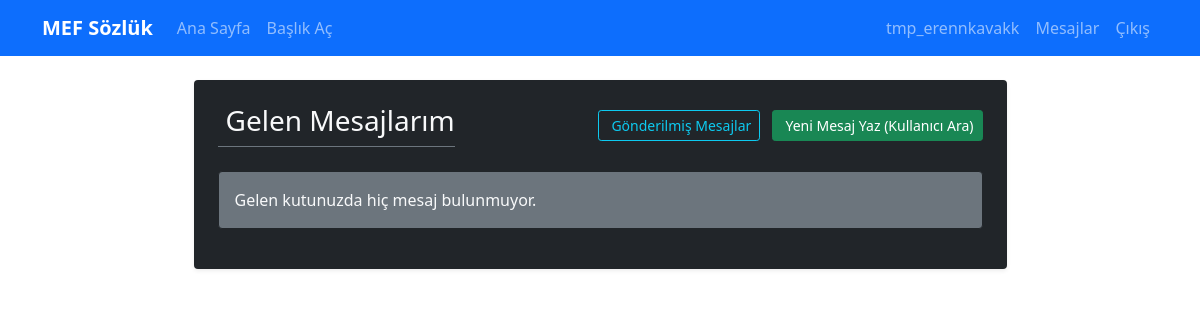
/user/messages (signed in), run on an earlier commit of the app's database.
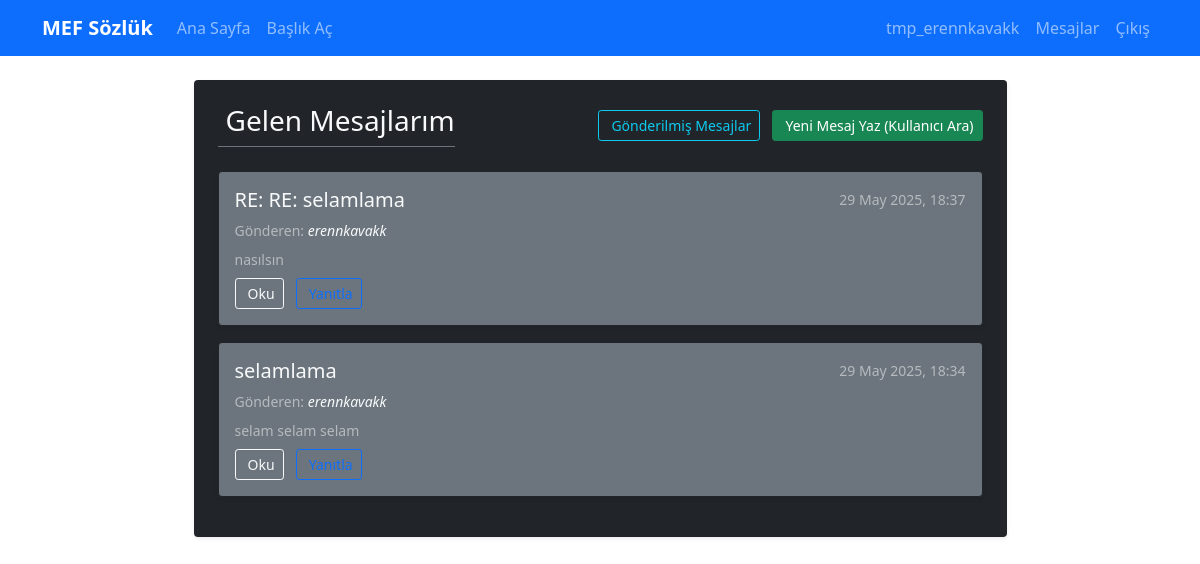
And on a later commit of the database.
### app/models/social.py (models this page shows, shortened)
class Message(db.Model):
    id = db.Column(db.Integer, primary_key=True)
    sender_id = db.Column(db.Integer, db.ForeignKey('user.id'), nullable=False)
    recipient_id = db.Column(db.Integer, db.ForeignKey('user.id'), nullable=False)
    subject = db.Column(db.String(200), nullable=False)
    content = db.Column(db.Text, nullable=False)
    created_at = db.Column(db.DateTime, default=lambda: datetime.now(timezone.utc))
    is_read = db.Column(db.Boolean, default=False)

### app/models/user.py (models this page shows, shortened)
class User(UserMixin, db.Model):
    id = db.Column(db.Integer, primary_key=True)
    email = db.Column(db.String(120), unique=True, nullable=False)
    nickname = db.Column(db.String(80), unique=True, nullable=False)
    real_name = db.Column(db.String(100), nullable=False)
    password_hash = db.Column(db.String(128))
    email_confirmed = db.Column(db.Boolean, default=False)
    email_confirmation_token = db.Column(db.String(100), unique=True)
    created_at = db.Column(db.DateTime, default=lambda: datetime.now(timezone.utc))
    last_seen = db.Column(db.DateTime, default=lambda: datetime.now(timezone.utc))
    is_admin = db.Column(db.Boolean, default=False)
    is_active = db.Column(db.Boolean, default=True)
    bio = db.Column(db.Text)
    entries = db.relationship('Entry', backref='author', lazy='dynamic', cascade='all, delete-orphan')
    following = db.relationship('Follow',
                               foreign_keys='Follow.follower_id',
                               backref='follower',
                               lazy='dynamic',
                               cascade='all, delete-orphan')
    followers = db.relationship('Follow',
                               foreign_keys='Follow.followed_id',
                               backref='followed',
                               lazy='dynamic',
                               cascade='all, delete-orphan')
    favorites = db.relationship('Favorite', backref='user', lazy='dynamic', cascade='all, delete-orphan')
    sent_messages = db.relationship('Message',
                                   foreign_keys='Message.sender_id',
                                   backref='sender',
                                   lazy='dynamic',
                                   cascade='all, delete-orphan')
    received_messages = db.relationship('Message',
                                       foreign_keys='Message.recipient_id',
                                       backref='recipient',
                                       lazy='dynamic',
                                       cascade='all, delete-orphan')
    def get_unread_message_count(self):
        return self.received_messages.filter_by(is_read=False).count()

### app/routes/user.py (the view)
@bp.route('/messages')
@login_required
def messages():
    page = request.args.get('page', 1, type=int)
    messages_pagination = Message.query.filter_by(recipient_id=current_user.id)\
                                  .order_by(desc(Message.created_at))\
                                  .paginate(page=page, per_page=10, error_out=False)
    return render_template('user/messages.html',
                           messages=messages_pagination,
                           title="Gelen Mesajlarım",  # Sayfa başlığı eklendi
                           timezone=timezone)         # Timezone eklendi

### app/__init__.py (called while the page is built)
@login_manager.user_loader
def load_user(user_id):
    from app.models.user import User
    return User.query.get(int(user_id))

### app/templates/user/messages.html (shortened to what this page needs)
{% extends "base.html" %}
{% block content %}
<div class="container mt-4 text-light">
    <div class="row justify-content-center">
        <div class="col-md-10 col-lg-9">
            <div class="bg-dark border-secondary p-4 rounded shadow-sm">
                <div class="d-flex justify-content-between align-items-center mb-4">
                    <h3 class="border-bottom border-secondary pb-2 mb-0">
                        {{ title }}
                    </h3>
                    <div>
                        <a href="{{ url_for('user.sent_messages') }}" class="btn btn-sm btn-outline-info">
                             Gönderilmiş Mesajlar
                        </a>
                        <a href="{{ url_for('user.search_users') }}" class="btn btn-sm btn-success ms-2">
                             Yeni Mesaj Yaz (Kullanıcı Ara)
                        </a>
                    </div>
                </div>
                {% if messages.items %}
                    {% for message in messages.items %}
                    <div class="card mb-3 {% if not message.is_read %}bg-secondary border-primary{% else %}bg-secondary border-dark{% endif %} text-light shadow-sm">
                        <div class="card-body p-3">
                            <div class="d-flex justify-content-between align-items-center mb-2">
                                <h5 class="card-title mb-0 {% if not message.is_read %}fw-bold{% endif %}">
                                    <a href="{{ url_for('user.view_message', id=message.id) }}" class="link-light text-decoration-none hover-underline">
                                        {{ message.subject }}
                                    </a>
                                </h5>
                                <small class="text-white-50">
                                    {{ message.created_at.strftime('%d %b %Y, %H:%M') }}
                                </small>
                            </div>
                            <div class="d-flex justify-content-between align-items-center mb-2">
                                <small class="text-white-50">
                                    Gönderen:
                                    <a href="{{ url_for('user.profile', nickname=message.sender.nickname) }}" class="link-light text-decoration-none fst-italic hover-underline">
                                        {{ message.sender.nickname }}
                                    </a>
                                </small>
                            </div>
                            <p class="card-text text-white-50 small mb-2" style="max-height: 40px; overflow: hidden;">
                                {{ message.content | striptags | truncate(120, True, '...') }}
                            </p>
                            <div>
                                <a href="{{ url_for('user.view_message', id=message.id) }}" class="btn btn-sm btn-outline-light">
                                     Oku
                                </a>
                                <a href="{{ url_for('user.send_message', nickname=message.sender.nickname, subject='RE: ' ~ message.subject) }}" class="btn btn-sm btn-outline-primary ms-2">
                                </a>
                            </div>
                        </div>
                    </div>
                    {% endfor %}
                {% else %}
                    <div class="alert bg-secondary text-light border-dark" role="alert">
                        Gelen kutunuzda hiç mesaj bulunmuyor.
                    </div>
                {% endif %}
            </div>
        </div>
    </div>
</div>
{% endblock %}

What changed in the data, as far as the page shows it:
added Message: subject "RE: RE: selamlama", created_at "29 May 2025, 18:37", sender.nickname "erennkavakk", content "nasılsın"
added Message: subject "selamlama", created_at "29 May 2025, 18:34", sender.nickname "erennkavakk", content "selam selam selam"
Also different on the page:
text no longer shown: "Gelen kutunuzda hiç mesaj bulunmuyor."
